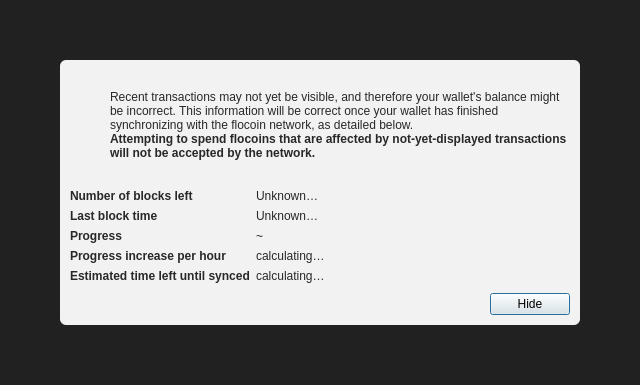
<?xml version="1.0" encoding="UTF-8"?>
<ui version="4.0">
 <class>ModalOverlay</class>
 <widget class="QWidget" name="ModalOverlay">
  <property name="geometry">
   <rect>
    <x>0</x>
    <y>0</y>
    <width>640</width>
    <height>385</height>
   </rect>
  </property>
  <property name="windowTitle">
   <string>Form</string>
  </property>
  <layout class="QVBoxLayout" name="verticalLayout" stretch="0">
   <property name="sizeConstraint">
    <enum>QLayout::SetDefaultConstraint</enum>
   </property>
   <property name="leftMargin">
    <number>0</number>
   </property>
   <property name="topMargin">
    <number>0</number>
   </property>
   <property name="rightMargin">
    <number>0</number>
   </property>
   <property name="bottomMargin">
    <number>0</number>
   </property>
   <item>
    <widget class="QWidget" name="bgWidget" native="true">
     <property name="styleSheet">
      <string notr="true">#bgWidget { background: rgba(0,0,0,220); }</string>
     </property>
     <layout class="QVBoxLayout" name="verticalLayoutMain" stretch="1">
      <property name="leftMargin">
       <number>60</number>
      </property>
      <property name="topMargin">
       <number>60</number>
      </property>
      <property name="rightMargin">
       <number>60</number>
      </property>
      <property name="bottomMargin">
       <number>60</number>
      </property>
      <item>
       <widget class="QWidget" name="contentWidget" native="true">
        <property name="styleSheet">
         <string notr="true">#contentWidget { background: rgba(255,255,255,240); border-radius: 6px; }

QLabel { color: rgb(40,40,40);  }</string>
        </property>
        <layout class="QVBoxLayout" name="verticalLayoutSub" stretch="1,0,0,0">
         <property name="spacing">
          <number>0</number>
         </property>
         <property name="leftMargin">
          <number>10</number>
         </property>
         <property name="topMargin">
          <number>10</number>
         </property>
         <property name="rightMargin">
          <number>10</number>
         </property>
         <property name="bottomMargin">
          <number>10</number>
         </property>
         <item>
          <layout class="QHBoxLayout" name="horizontalLayoutIconText" stretch="0,1">
           <property name="topMargin">
            <number>20</number>
           </property>
           <item>
            <layout class="QVBoxLayout" name="verticalLayoutIcon">
             <property name="leftMargin">
              <number>0</number>
             </property>
             <item>
              <widget class="QPushButton" name="warningIcon">
               <property name="enabled">
                <bool>false</bool>
               </property>
               <property name="text">
                <string/>
               </property>
               <property name="icon">
                <iconset>
                 <normaloff>:/icons/warning</normaloff>
                 <disabledoff>:/icons/warning</disabledoff>:/icons/warning</iconset>
               </property>
               <property name="iconSize">
                <size>
                 <width>48</width>
                 <height>48</height>
                </size>
               </property>
               <property name="flat">
                <bool>true</bool>
               </property>
              </widget>
             </item>
             <item>
              <spacer name="verticalSpacerWarningIcon">
               <property name="orientation">
                <enum>Qt::Vertical</enum>
               </property>
               <property name="sizeHint" stdset="0">
                <size>
                 <width>20</width>
                 <height>40</height>
                </size>
               </property>
              </spacer>
             </item>
            </layout>
           </item>
           <item>
            <layout class="QVBoxLayout" name="verticalLayoutInfoText">
             <property name="leftMargin">
              <number>0</number>
             </property>
             <property name="topMargin">
              <number>0</number>
             </property>
             <item>
              <widget class="QLabel" name="infoText">
               <property name="text">
                <string>Recent transactions may not yet be visible, and therefore your wallet's balance might be incorrect. This information will be correct once your wallet has finished synchronizing with the flocoin network, as detailed below.</string>
               </property>
               <property name="textFormat">
                <enum>Qt::RichText</enum>
               </property>
               <property name="wordWrap">
                <bool>true</bool>
               </property>
              </widget>
             </item>
             <item>
              <widget class="QLabel" name="infoTextStrong">
               <property name="font">
                <font>
                 <weight>75</weight>
                 <bold>true</bold>
                </font>
               </property>
               <property name="text">
                <string>Attempting to spend flocoins that are affected by not-yet-displayed transactions will not be accepted by the network.</string>
               </property>
               <property name="textFormat">
                <enum>Qt::RichText</enum>
               </property>
               <property name="wordWrap">
                <bool>true</bool>
               </property>
              </widget>
             </item>
             <item>
              <spacer name="verticalSpacerInTextSpace">
               <property name="orientation">
                <enum>Qt::Vertical</enum>
               </property>
               <property name="sizeHint" stdset="0">
                <size>
                 <width>20</width>
                 <height>40</height>
                </size>
               </property>
              </spacer>
             </item>
            </layout>
           </item>
          </layout>
         </item>
         <item>
          <spacer name="verticalSpacerAfterText">
           <property name="orientation">
            <enum>Qt::Vertical</enum>
           </property>
           <property name="sizeHint" stdset="0">
            <size>
             <width>20</width>
             <height>40</height>
            </size>
           </property>
          </spacer>
         </item>
         <item>
          <layout class="QFormLayout" name="formLayout">
           <property name="fieldGrowthPolicy">
            <enum>QFormLayout::FieldsStayAtSizeHint</enum>
           </property>
           <property name="horizontalSpacing">
            <number>6</number>
           </property>
           <property name="verticalSpacing">
            <number>6</number>
           </property>
           <property name="topMargin">
            <number>10</number>
           </property>
           <item row="0" column="0">
            <widget class="QLabel" name="labelNumberOfBlocksLeft">
             <property name="font">
              <font>
               <weight>75</weight>
               <bold>true</bold>
              </font>
             </property>
             <property name="text">
              <string>Number of blocks left</string>
             </property>
            </widget>
           </item>
           <item row="0" column="1">
            <widget class="QLabel" name="numberOfBlocksLeft">
             <property name="text">
              <string>Unknown…</string>
             </property>
            </widget>
           </item>
           <item row="1" column="0">
            <widget class="QLabel" name="labelLastBlockTime">
             <property name="font">
              <font>
               <weight>75</weight>
               <bold>true</bold>
              </font>
             </property>
             <property name="text">
              <string>Last block time</string>
             </property>
            </widget>
           </item>
           <item row="1" column="1">
            <widget class="QLabel" name="newestBlockDate">
             <property name="sizePolicy">
              <sizepolicy hsizetype="Maximum" vsizetype="Preferred">
               <horstretch>0</horstretch>
               <verstretch>0</verstretch>
              </sizepolicy>
             </property>
             <property name="text">
              <string>Unknown…</string>
             </property>
            </widget>
           </item>
           <item row="2" column="0">
            <widget class="QLabel" name="labelSyncDone">
             <property name="font">
              <font>
               <weight>75</weight>
               <bold>true</bold>
              </font>
             </property>
             <property name="text">
              <string>Progress</string>
             </property>
            </widget>
           </item>
           <item row="2" column="1">
            <layout class="QHBoxLayout" name="horizontalLayoutSync" stretch="0,1">
             <item>
              <widget class="QLabel" name="percentageProgress">
               <property name="text">
                <string notr="true">~</string>
               </property>
              </widget>
             </item>
            </layout>
           </item>
           <item row="4" column="0">
            <widget class="QLabel" name="labelProgressIncrease">
             <property name="font">
              <font>
               <weight>75</weight>
               <bold>true</bold>
              </font>
             </property>
             <property name="text">
              <string>Progress increase per hour</string>
             </property>
            </widget>
           </item>
           <item row="4" column="1">
            <widget class="QLabel" name="progressIncreasePerH">
             <property name="text">
              <string>calculating…</string>
             </property>
            </widget>
           </item>
           <item row="5" column="0">
            <widget class="QLabel" name="labelEstimatedTimeLeft">
             <property name="font">
              <font>
               <weight>75</weight>
               <bold>true</bold>
              </font>
             </property>
             <property name="text">
              <string>Estimated time left until synced</string>
             </property>
            </widget>
           </item>
           <item row="5" column="1">
            <widget class="QLabel" name="expectedTimeLeft">
             <property name="text">
              <string>calculating…</string>
             </property>
            </widget>
           </item>
          </layout>
         </item>
         <item>
          <layout class="QHBoxLayout" name="horizontalLayoutButtons">
           <property name="leftMargin">
            <number>10</number>
           </property>
           <property name="topMargin">
            <number>10</number>
           </property>
           <item>
            <spacer name="horizontalSpacer">
             <property name="orientation">
              <enum>Qt::Horizontal</enum>
             </property>
             <property name="sizeHint" stdset="0">
              <size>
               <width>40</width>
               <height>20</height>
              </size>
             </property>
            </spacer>
           </item>
           <item>
            <widget class="QPushButton" name="closeButton">
             <property name="text">
              <string>Hide</string>
             </property>
             <property name="shortcut">
              <string>Esc</string>
             </property>
             <property name="focusPolicy">
              <enum>Qt::StrongFocus</enum>
             </property>
             <property name="default">
              <bool>true</bool>
             </property>
            </widget>
           </item>
          </layout>
         </item>
        </layout>
       </widget>
      </item>
     </layout>
    </widget>
   </item>
  </layout>
 </widget>
 <resources/>
 <connections/>
</ui>
